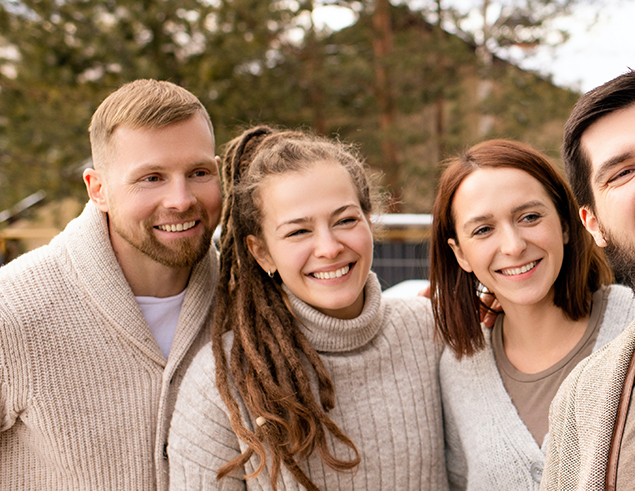
#> input picture samples/1.jpg, 635 x 491 px; its folder holds only this picture in this run
$ python main.py
#> lines starting #> are read from the running program, lines starting #| are printed output that depends on the picture; after the words box and inside, x2 and y2 are one past the last pixel; in counts of white or black regions, pixels touching at a corner belong together
import cv2
import os

samples = "samples/"

for f in os.listdir(samples):
    # skip dot files.
    if f.startswith("."):
        continue

    # read image file.
    img = cv2.imread(samples+f)
#> img is the input picture: shape (491, 635, 3); mean B, G, R 108.9, 130.6, 158.8

    # convert to grayscale for haas.
    gray_img = cv2.cvtColor(img, cv2.COLOR_BGR2GRAY)
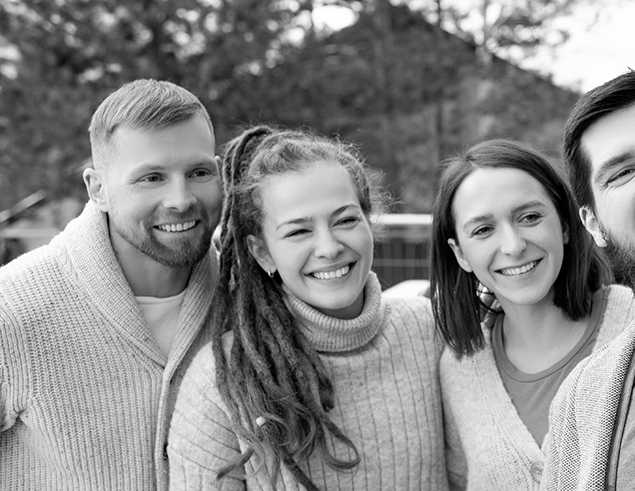
#> gray_img: shape (491, 635); min 0, max 255, mean 136.5
    # load haar classifier.
    tracker = cv2.CascadeClassifier("haar/face.xml")
    # fine all elements in the grayscale image that match the classifier.
    elements = tracker.detectMultiScale(gray_img)
#> elements = [[114, 126, 126, 126], [263, 179, 119, 119], [440, 171, 131, 131]]

    # watermark the output with the total count.
    cv2.putText(img, "Total %d %s" % (len(elements), "faces"), (100, 100), cv2.FONT_HERSHEY_PLAIN, 2, (255, 0, 255), 2)
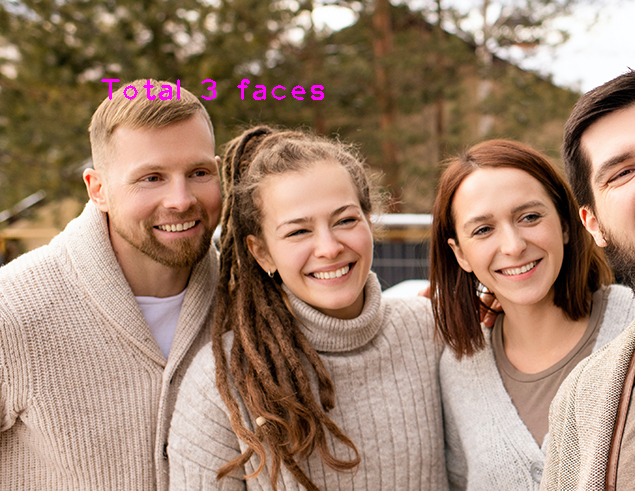
#> img: shape (491, 635, 3); 0.36% of pixels changed, all inside (x1, y1, x2, y2) = (101, 79, 324, 100)

    # add a rectangle and a tag for every element found.
    for (x, y, w, h) in elements:
        cv2.rectangle(img, (x, y), (x+w, y+h), (255, 0, 255), 1)
        cv2.putText(img, "face", (x, y - 10), cv2.FONT_HERSHEY_PLAIN, 0.7, (255, 0, 255), 1)
#> this loop made 3 passes
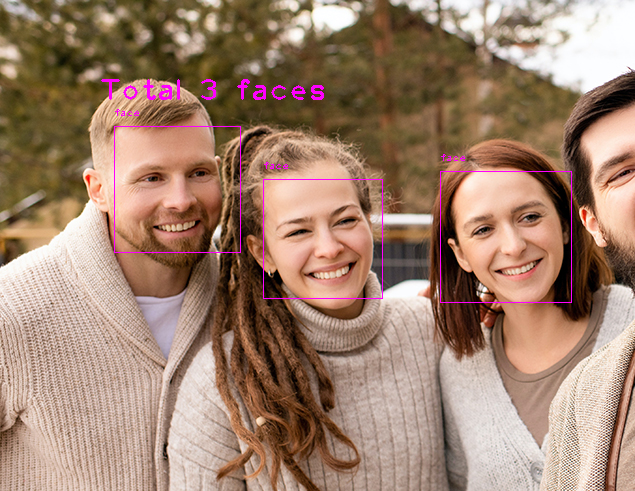
#> img: shape (491, 635, 3); 0.53% of pixels changed, all inside (x1, y1, x2, y2) = (114, 109, 572, 303)

    # display output.
    cv2.imshow('>_<', img)
    cv2.waitKey()

$ run again, on samples/2.jpg
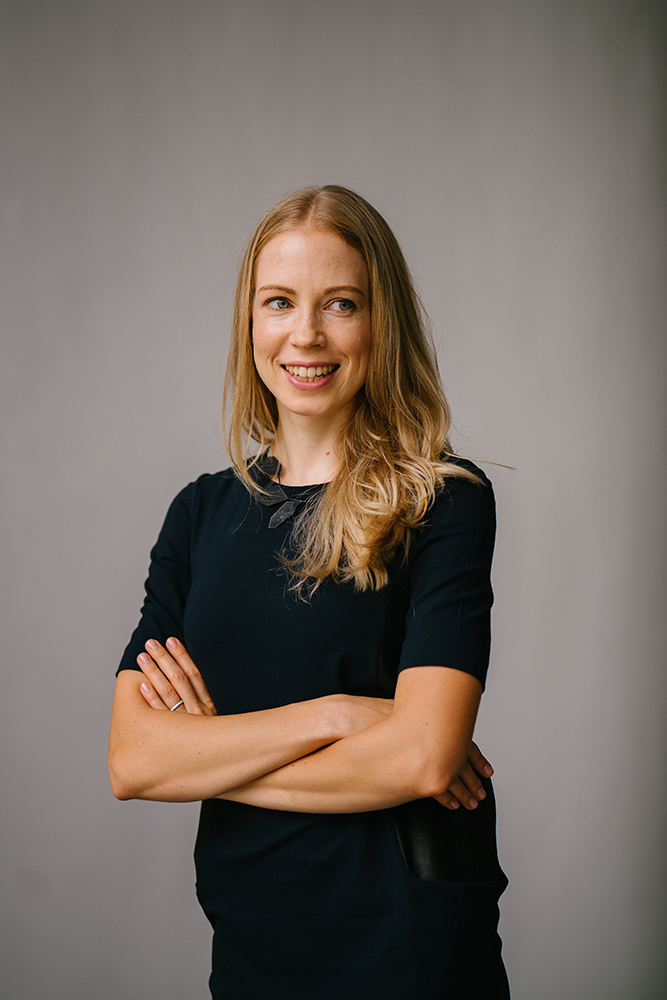
#> input picture samples/2.jpg, 667 x 1000 px
#> img is the input picture: shape (1000, 667, 3); mean B, G, R 100.3, 107.7, 118.3
#> elements = [[230, 242, 159, 159]]
#> `cv2.putText(img, "Total %d %s" % (len(elements), "faces"), (100, 100),..`:
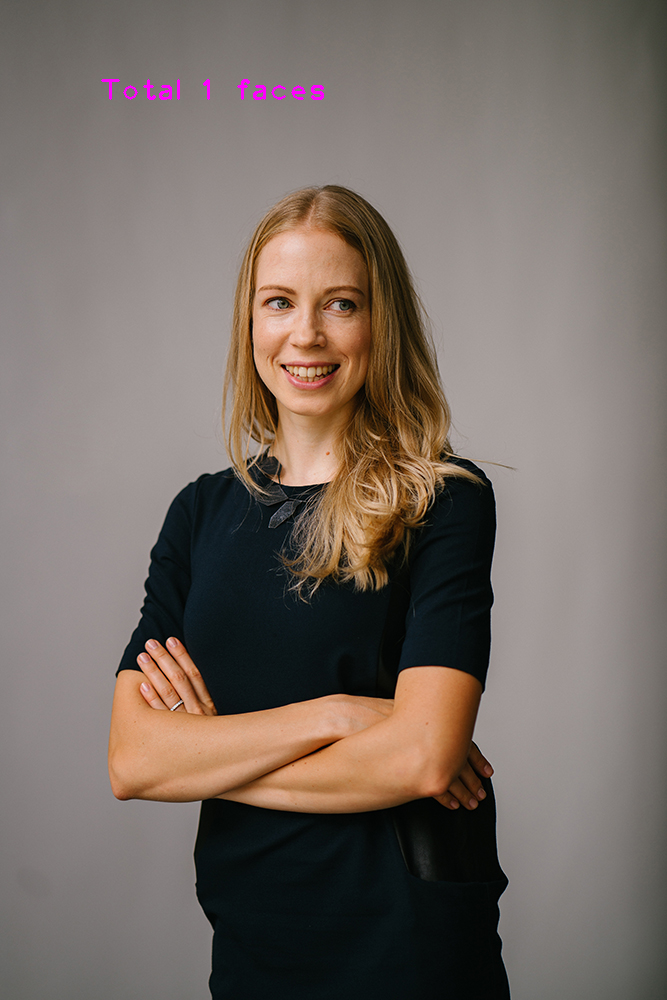
#> img: shape (1000, 667, 3); 0.16% of pixels changed, all inside (x1, y1, x2, y2) = (101, 79, 324, 100)
#> the loop `for (x, y, w, h) in elements:` made 1 pass
#> after the loop `for (x, y, w, h) in elements:`:
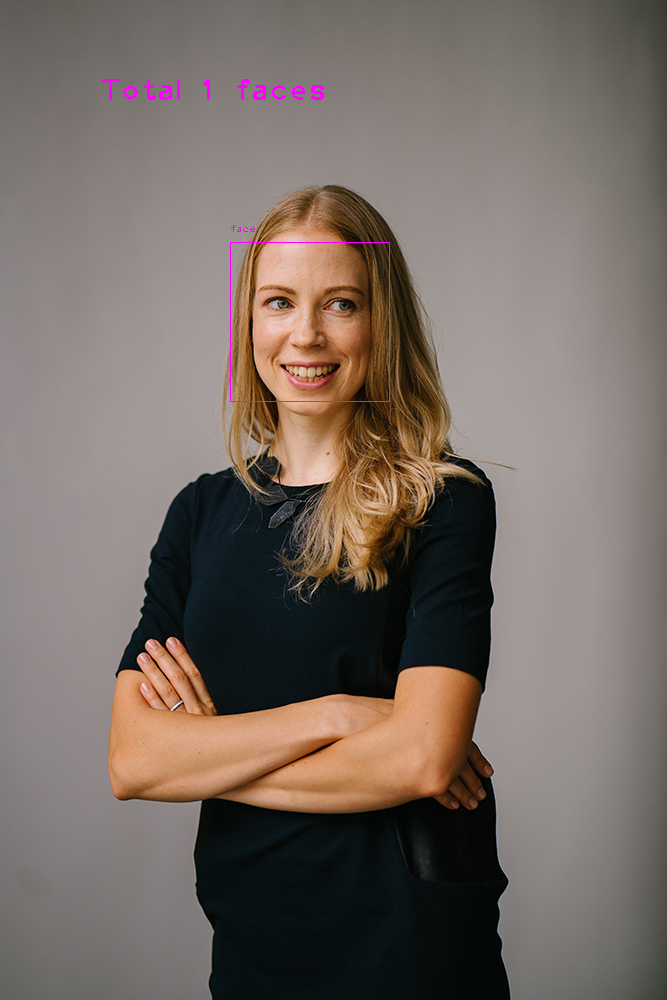
#> img: shape (1000, 667, 3); 0.1% of pixels changed, all inside (x1, y1, x2, y2) = (230, 225, 390, 402)

$ run again, on samples/3.jpg
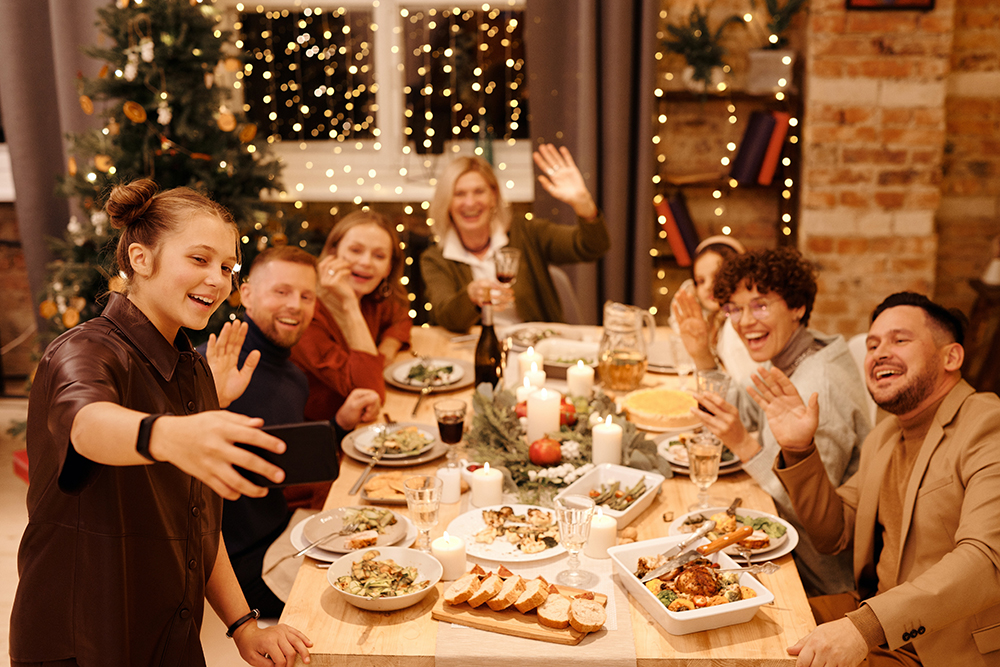
#> input picture samples/3.jpg, 1000 x 667 px
#> img is the input picture: shape (667, 1000, 3); mean B, G, R 59.9, 96.3, 145.8
#> `gray_img = cv2.cvtColor(img, cv2.COLOR_BGR2GRAY)`:
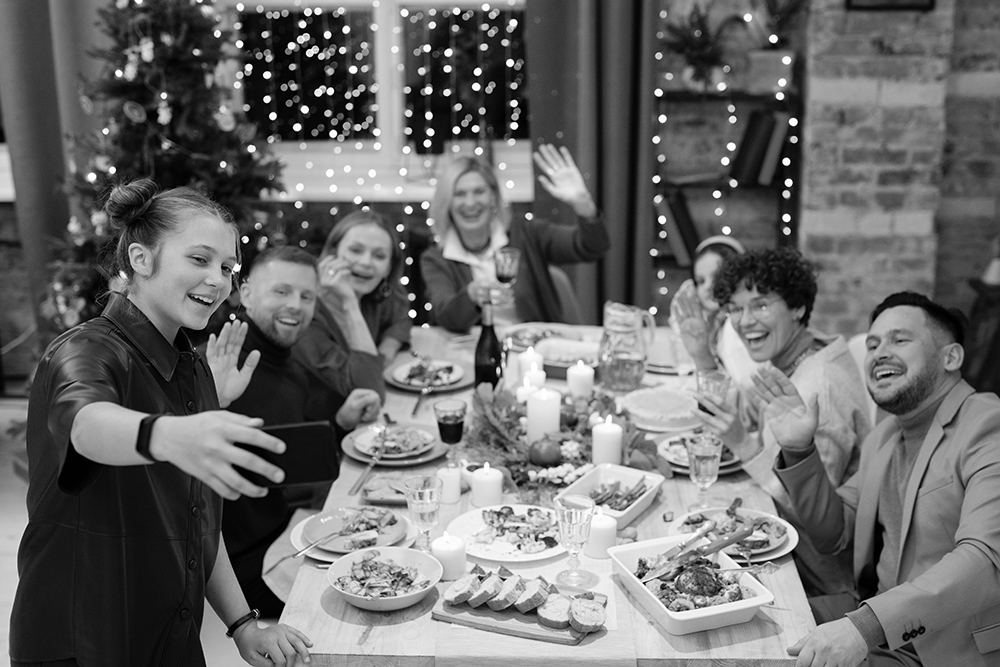
#> gray_img: shape (667, 1000); min 0, max 255, mean 107
#> elements = [[444, 173, 52, 52], [719, 285, 60, 60], [334, 226, 65, 65], [260, 267, 69, 69], [853, 314, 70, 70], [155, 223, 98, 98]]
#> the loop `for (x, y, w, h) in elements:` made 6 passes
#> after the loop `for (x, y, w, h) in elements:`:
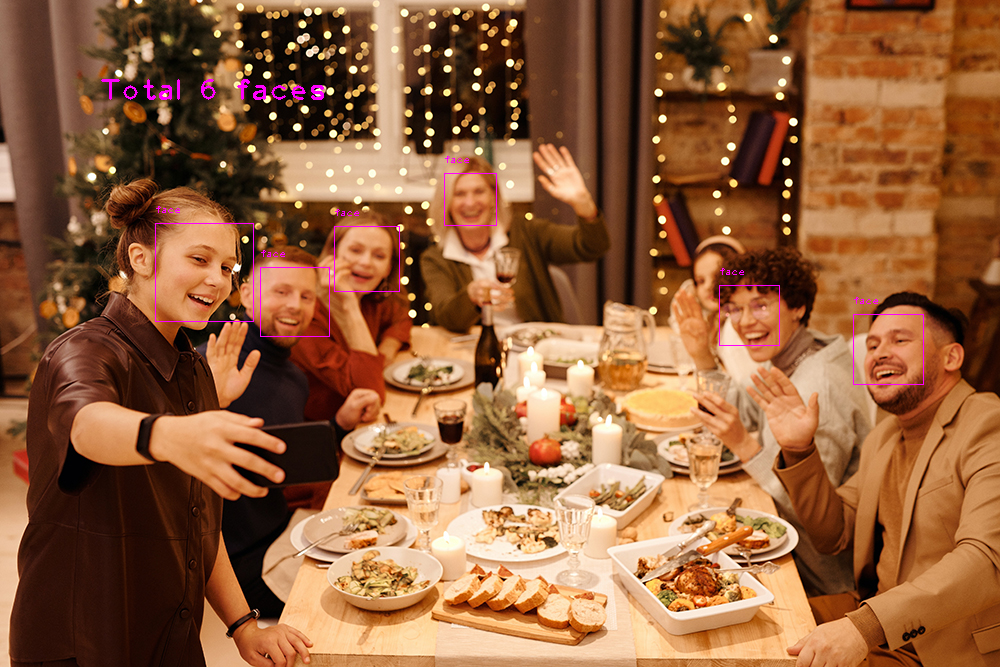
#> img: shape (667, 1000, 3); mean B, G, R 60.9, 96, 146.4

$ run again, on samples/4.jpg
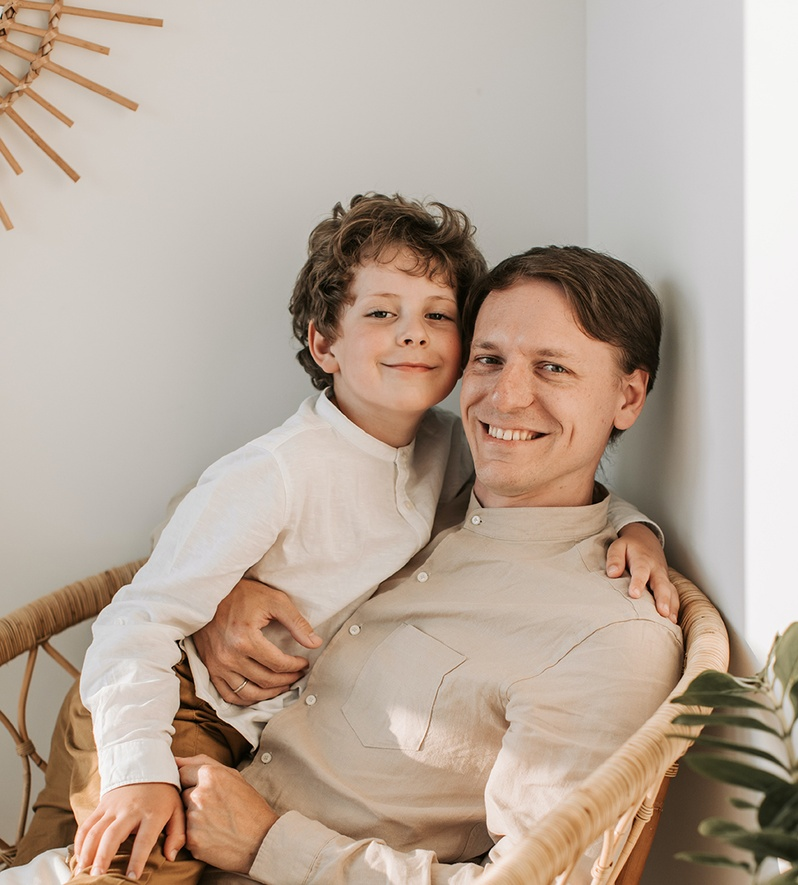
#> input picture samples/4.jpg, 798 x 885 px, shrunk from 1000 x 1109 before the run
#> img is the input picture: shape (885, 798, 3); mean B, G, R 153.1, 167.2, 184.1
#> `gray_img = cv2.cvtColor(img, cv2.COLOR_BGR2GRAY)`:
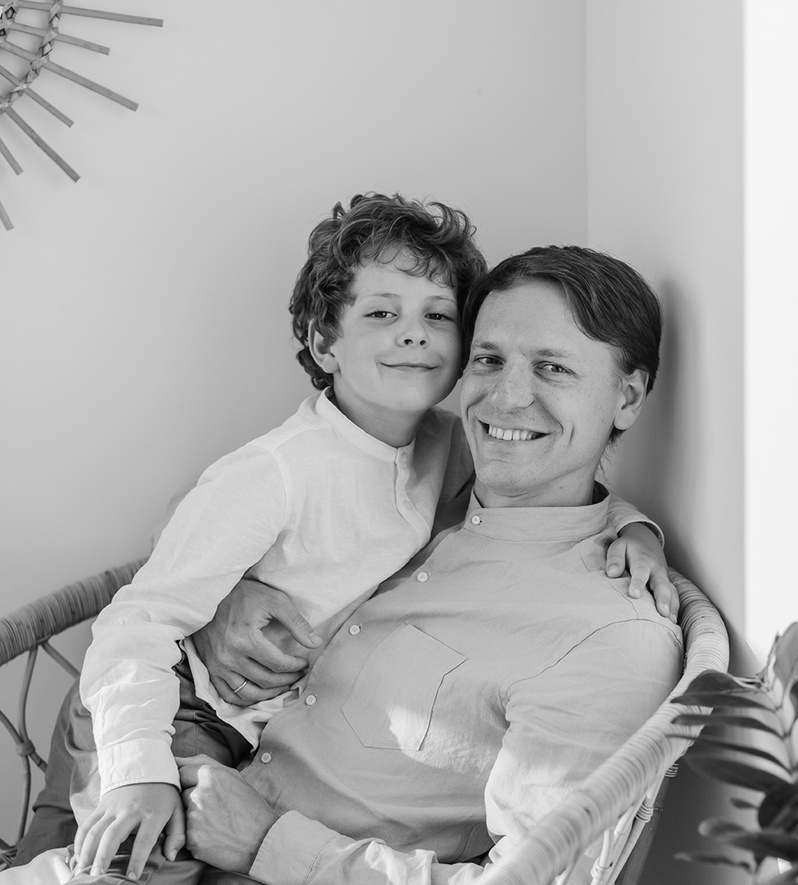
#> gray_img: shape (885, 798); min 1, max 254, mean 170.7
#> elements = [[339, 263, 140, 140], [431, 297, 179, 179]]
#> the loop `for (x, y, w, h) in elements:` made 2 passes
#> after the loop `for (x, y, w, h) in elements:`:
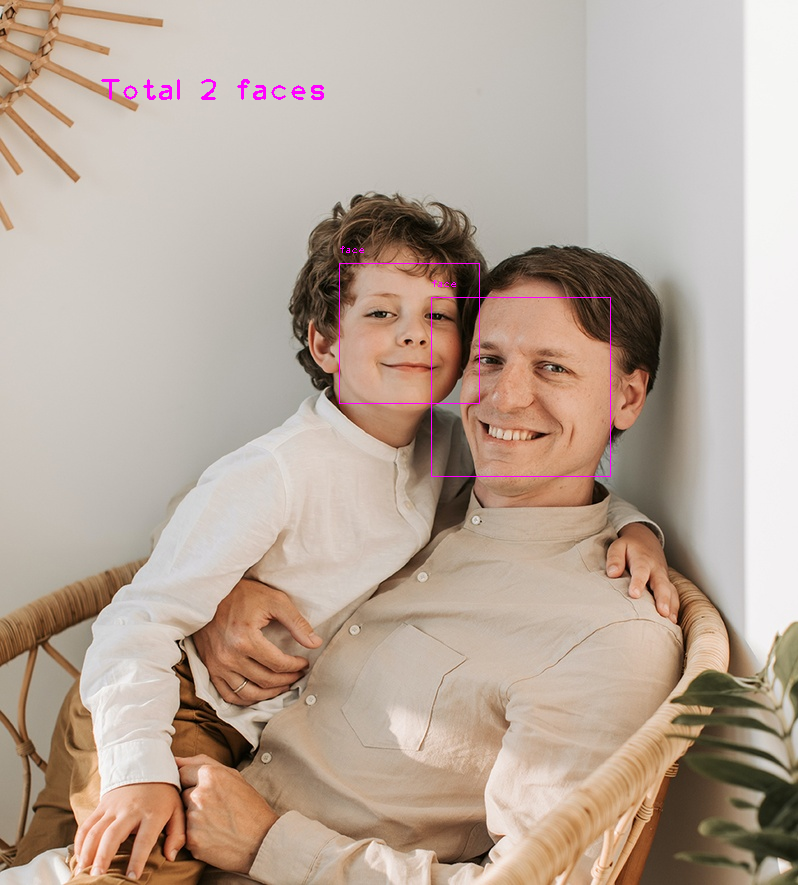
#> img: shape (885, 798, 3); mean B, G, R 153.5, 166.6, 184.4
